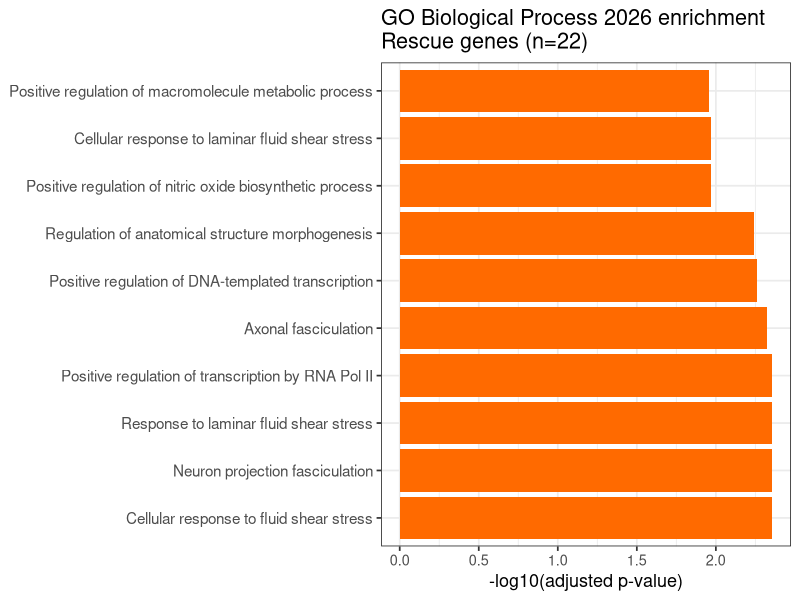
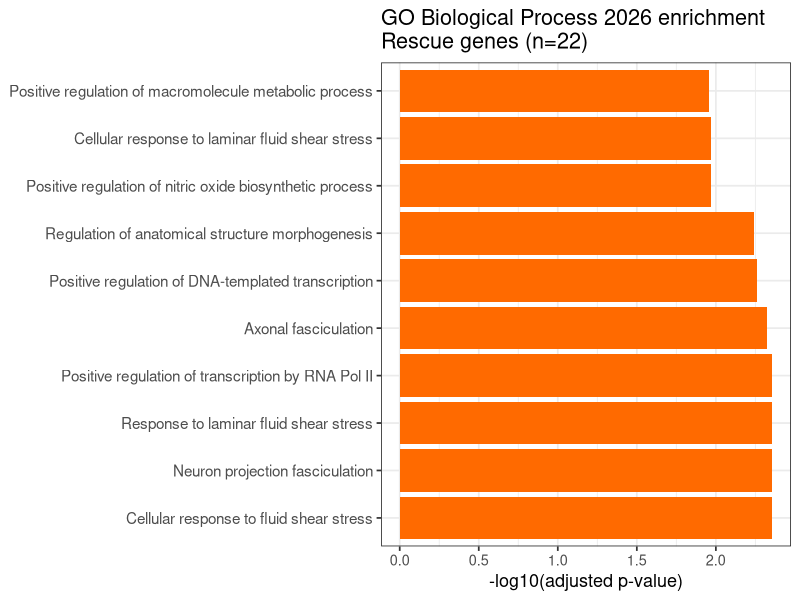

Reproduce these figures in R, in order.
#!/usr/bin/env Rscript
# ==============================================================================
# Script 06: GO Biological Process 2026 enrichment barplot (Figure 3D)
#
# Values below were obtained from Enrichr (maayanlab.cloud/Enrichr),
# "GO Biological Process 2026" library, using the 22 validated rescue genes
# (rescued_up + rescued_down from 01_DESeq2_collapsed_rescue_analysis.R) as
# input. This script only builds the plot from the recorded Enrichr output;
# it does not re-run the enrichment (Enrichr is a web tool, not an R package).
#
# Bar height = -log10(adjusted p-value), consistent with the standard
# Enrichr bar chart display.
#
# To regenerate/verify these values: submit the 22 rescue gene symbols to
# Enrichr, select "GO Biological Process 2026" under the Ontologies tab,
# and export the full results table.
# ==============================================================================

library(ggplot2)

WORKDIR <- Sys.getenv("WORKDIR", unset = "./rnaseq_work")
setwd(WORKDIR)

# ---- 1. Enrichr results (GO Biological Process 2026), top 10 terms ----
enrichr_2026_data <- data.frame(
  Term = c("Positive regulation of transcription by RNA Pol II",
           "Response to laminar fluid shear stress",
           "Neuron projection fasciculation",
           "Cellular response to fluid shear stress",
           "Axonal fasciculation",
           "Positive regulation of DNA-templated transcription",
           "Regulation of anatomical structure morphogenesis",
           "Cellular response to laminar fluid shear stress",
           "Positive regulation of nitric oxide biosynthetic process",
           "Positive regulation of macromolecule metabolic process"),
  Padj = c(0.004391, 0.004391, 0.004391, 0.004391, 0.004723,
           0.005466, 0.005720, 0.01078, 0.01078, 0.01105)
)

enrichr_2026_data$Term <- factor(enrichr_2026_data$Term,
                                    levels = rev(enrichr_2026_data$Term[order(enrichr_2026_data$Padj, decreasing = TRUE)]))

# ---- 2. Barplot, Enrichr style ----
p_go2026_bar <- ggplot(enrichr_2026_data, aes(x = -log10(Padj), y = Term)) +
  geom_col(fill = "#FF6A00") +
  theme_bw(base_size = 13) +
  theme(axis.text.y = element_text(size = 11)) +
  labs(x = "-log10(adjusted p-value)", y = NULL,
       title = "GO Biological Process 2026 enrichment\nRescue genes (n=22)")

print(p_go2026_bar)
ggsave("GO_BP_2026_rescue_barplot.pdf", p_go2026_bar, width = 9, height = 6, dpi = 300)

cat("Done! GO_BP_2026_rescue_barplot.pdf saved in", WORKDIR, "\n")
